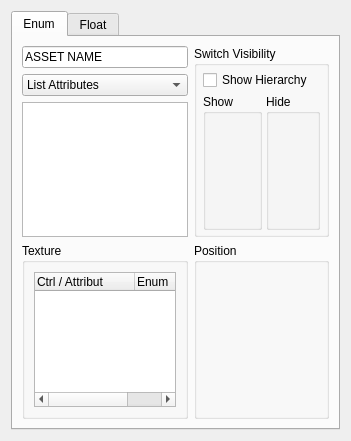
<?xml version="1.0" encoding="UTF-8"?>
<ui version="4.0">
 <class>Form</class>
 <widget class="QWidget" name="Form">
  <property name="geometry">
   <rect>
    <x>0</x>
    <y>0</y>
    <width>351</width>
    <height>441</height>
   </rect>
  </property>
  <property name="windowTitle">
   <string>Form</string>
  </property>
  <layout class="QGridLayout" name="gridLayout_2">
   <item row="0" column="0">
    <widget class="QTabWidget" name="tabWidget">
     <property name="currentIndex">
      <number>0</number>
     </property>
     <widget class="QWidget" name="tab_enum">
      <attribute name="title">
       <string>Enum</string>
      </attribute>
      <layout class="QGridLayout" name="gridLayout">
       <item row="1" column="0">
        <widget class="QGroupBox" name="texture">
         <property name="title">
          <string>Texture</string>
         </property>
         <layout class="QVBoxLayout" name="verticalLayout">
          <item>
           <widget class="QTreeWidget" name="tree_texture">
            <column>
             <property name="text">
              <string>Ctrl / Attribut</string>
             </property>
            </column>
            <column>
             <property name="text">
              <string>Enum</string>
             </property>
            </column>
           </widget>
          </item>
         </layout>
        </widget>
       </item>
       <item row="1" column="1">
        <widget class="QGroupBox" name="position">
         <property name="title">
          <string>Position</string>
         </property>
         <layout class="QVBoxLayout" name="layout_position">
          <property name="spacing">
           <number>0</number>
          </property>
          <property name="margin">
           <number>0</number>
          </property>
         </layout>
        </widget>
       </item>
       <item row="0" column="1">
        <widget class="QGroupBox" name="visibility">
         <property name="title">
          <string>Switch Visibility</string>
         </property>
         <layout class="QVBoxLayout" name="verticalLayout_2">
          <property name="spacing">
           <number>4</number>
          </property>
          <property name="leftMargin">
           <number>6</number>
          </property>
          <property name="topMargin">
           <number>4</number>
          </property>
          <property name="rightMargin">
           <number>6</number>
          </property>
          <property name="bottomMargin">
           <number>4</number>
          </property>
          <item>
           <widget class="QCheckBox" name="checkBox_hierarchy">
            <property name="text">
             <string>Show Hierarchy</string>
            </property>
           </widget>
          </item>
          <item>
           <layout class="QHBoxLayout" name="horizontalLayout">
            <item>
             <widget class="QGroupBox" name="grpBox_visible">
              <property name="enabled">
               <bool>true</bool>
              </property>
              <property name="title">
               <string>Show</string>
              </property>
              <property name="checkable">
               <bool>false</bool>
              </property>
              <property name="checked">
               <bool>false</bool>
              </property>
              <layout class="QVBoxLayout" name="layout_show">
               <property name="spacing">
                <number>0</number>
               </property>
               <property name="margin">
                <number>0</number>
               </property>
              </layout>
             </widget>
            </item>
            <item>
             <widget class="QGroupBox" name="grpBox_hidden">
              <property name="enabled">
               <bool>true</bool>
              </property>
              <property name="title">
               <string>Hide</string>
              </property>
              <property name="checkable">
               <bool>false</bool>
              </property>
              <property name="checked">
               <bool>false</bool>
              </property>
              <layout class="QVBoxLayout" name="layout_hide">
               <property name="spacing">
                <number>0</number>
               </property>
               <property name="margin">
                <number>0</number>
               </property>
              </layout>
             </widget>
            </item>
           </layout>
          </item>
         </layout>
        </widget>
       </item>
       <item row="0" column="0">
        <layout class="QVBoxLayout" name="asset_attr">
         <item>
          <widget class="QLineEdit" name="line_asset_name">
           <property name="text">
            <string>ASSET NAME</string>
           </property>
          </widget>
         </item>
         <item>
          <widget class="QComboBox" name="list_attributes">
           <item>
            <property name="text">
             <string>List Attributes</string>
            </property>
           </item>
          </widget>
         </item>
         <item>
          <widget class="QTableWidget" name="list_enum"/>
         </item>
        </layout>
       </item>
      </layout>
     </widget>
     <widget class="QWidget" name="tab_float">
      <attribute name="title">
       <string>Float</string>
      </attribute>
     </widget>
    </widget>
   </item>
  </layout>
 </widget>
 <resources/>
 <connections/>
</ui>
